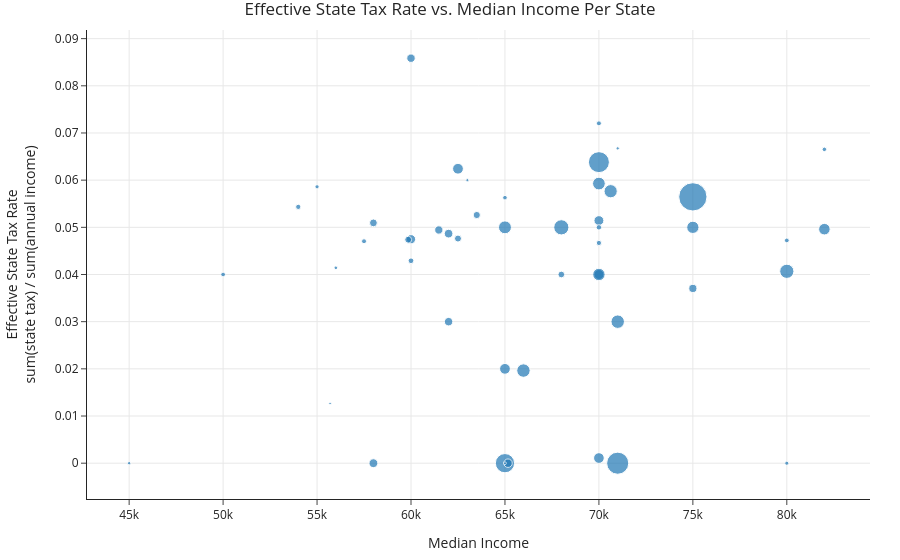

The notebook cell this image was saved under:
### Markdown cell above
Nice work! To wrap up this section, we'll show you one of the many visualizations you can create using the calculations you just did.

All you need to do here is read through the cell below, try and understand the code, run the cell, and look at the resulting visualization. What trends do you notice?

### Code cell
effective_tax_per_state = (
    with_disposable_income
    .groupby('State')
    .apply(lambda df: df['state_tax_owed'].sum() / df['annual_inc'].sum())
)

median_income = (
    with_disposable_income
    .groupby('State')
    ['annual_inc']
    .median()
)

(
    pd.DataFrame()
    .assign(
        effective_tax_per_state=effective_tax_per_state, 
        median_income=median_income,
        count=with_disposable_income.value_counts('State')
    )
    .reset_index()
    .plot(
        kind='scatter',
        x='median_income',
        y='effective_tax_per_state',
        hover_name='State',
        size='count',
        title='Effective State Tax Rate vs. Median Income Per State',
        labels={
            'median_income': 'Median Income',
            'effective_tax_per_state': 'Effective State Tax Rate<br>sum(state tax) / sum(annual income)',
            'count': 'Number of Borrowers'
        }
    )
)

### Figure 1 — Plotly figure (JSON) as saved in the notebook; plotly's stock layout.template omitted (floating-point values rounded to 4 significant figures)
{"data": [{"hovertemplate": "<b>%{hovertext}</b><br><br>Median Income=%{x}<br>Effective State Tax Rate<br>sum(state tax) / sum(annual income)=%{y}<br>Number of Borrowers=%{marker.size}<extra></extra>", "hovertext": ["AK", "AL", "AR", "AZ", "CA", "CO", "CT", "DC", "DE", "FL", "GA", "HI", "ID", "IL", "IN", "KS", "KY", "LA", "MA", "MD", "ME", "MI", "MN", "MO", "MS", "MT", "NC", "ND", "NE", "NH", "NJ", "NM", "NV", "NY", "OH", "OK", "OR", "PA", "RI", "SC", "SD", "TN", "TX", "UT", "VA", "VT", "WA", "WI", "WV", "WY"], "legendgroup": "", "marker": {"color": "#1F77B4", "size": [19, 78, 55, 131, 905, 113, 110, 23, 24, 420, 198, 28, 11, 261, 81, 59, 51, 75, 170, 151, 12, 174, 131, 96, 37, 20, 188, 7, 31, 25, 228, 31, 82, 498, 204, 54, 81, 205, 26, 69, 13, 89, 553, 34, 183, 15, 129, 85, 28, 9], "sizemode": "area", "sizeref": 2.263, "symbol": "circle"}, "mode": "markers", "name": "", "orientation": "v", "showlegend": false, "type": "scatter", "x": [80000, 61480.0, 62500, 65000, 75000, 70000, 70000, 82000, 65000, 65000, 70625, 70000, 63000, 68000, 62000, 63500, 68000, 75000, 75000, 82000, 71000, 70000, 62500, 60000, 60000, 55000, 65000, 55694, 54000, 50000, 80000, 70000, 65160.0, 70000, 65980.0, 59850, 60000, 71000, 80000, 58000, 45000, 58000, 71000, 70000, 70000, 56000, 70000, 62000, 57500, 65000], "xaxis": "x", "y": [0, 0.04944, 0.04762, 0.02, 0.05646, 0.04, 0.05143, 0.06652, 0.05629, 0, 0.05766, 0.07204, 0.06, 0.05, 0.03, 0.05261, 0.04, 0.03704, 0.05, 0.04961, 0.06674, 0.04, 0.06242, 0.04747, 0.04291, 0.05859, 0.05, 0.01266, 0.05433, 0.04, 0.04068, 0.04669, 0, 0.06382, 0.01963, 0.04738, 0.08586, 0.03, 0.04722, 0.05094, 0, 0, 0, 0.05, 0.05928, 0.04142, 0.001091, 0.04866, 0.04705, 0], "yaxis": "y"}], "layout": {"legend": {"itemsizing": "constant", "tracegroupgap": 0}, "title": {"text": "Effective State Tax Rate vs. Median Income Per State"}, "xaxis": {"anchor": "y", "domain": [0, 1], "title": {"text": "Median Income"}}, "yaxis": {"anchor": "x", "domain": [0, 1], "title": {"text": "Effective State Tax Rate<br>sum(state tax) / sum(annual income)"}}}}
